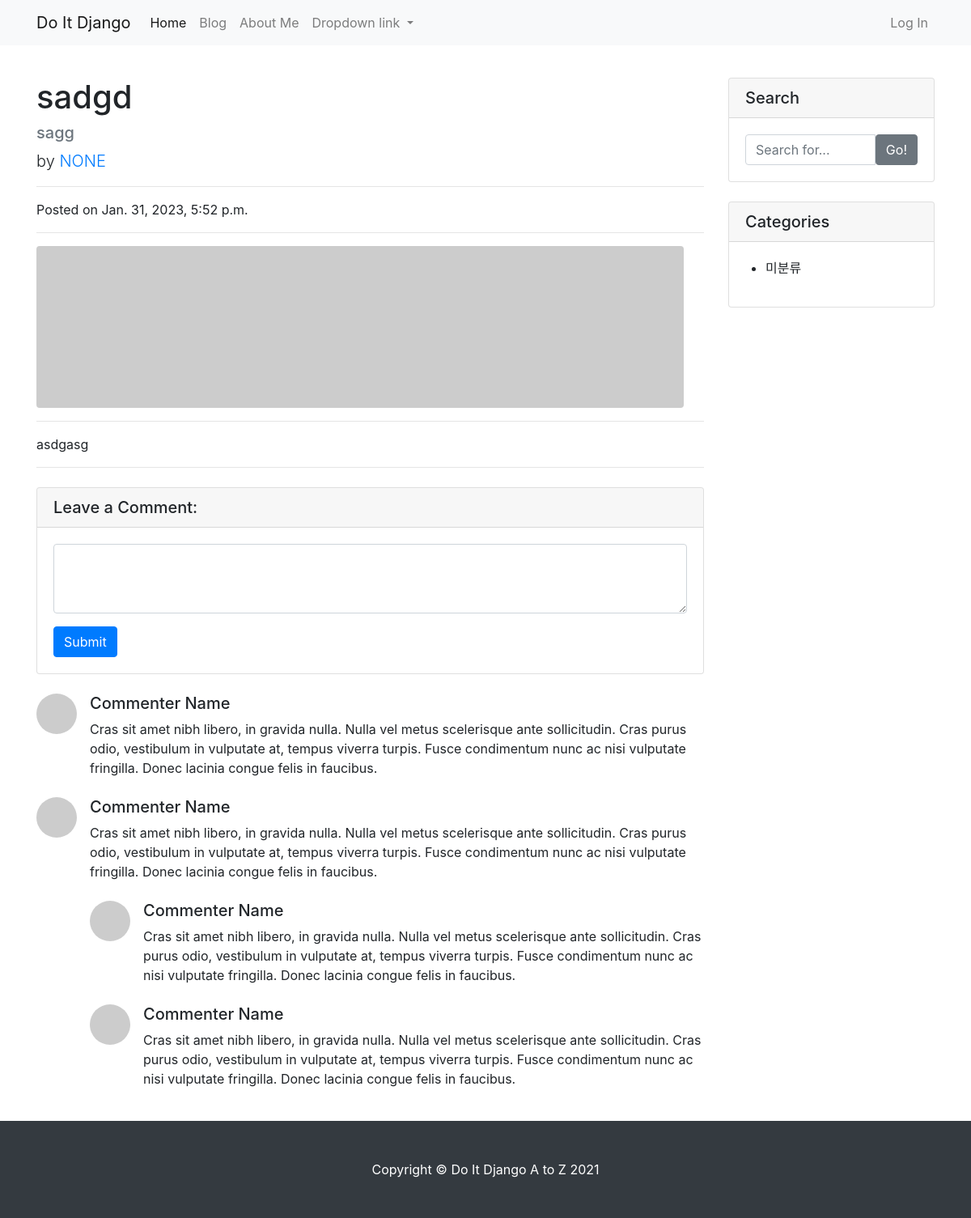
Page /blog/6/ on the earlier database version.
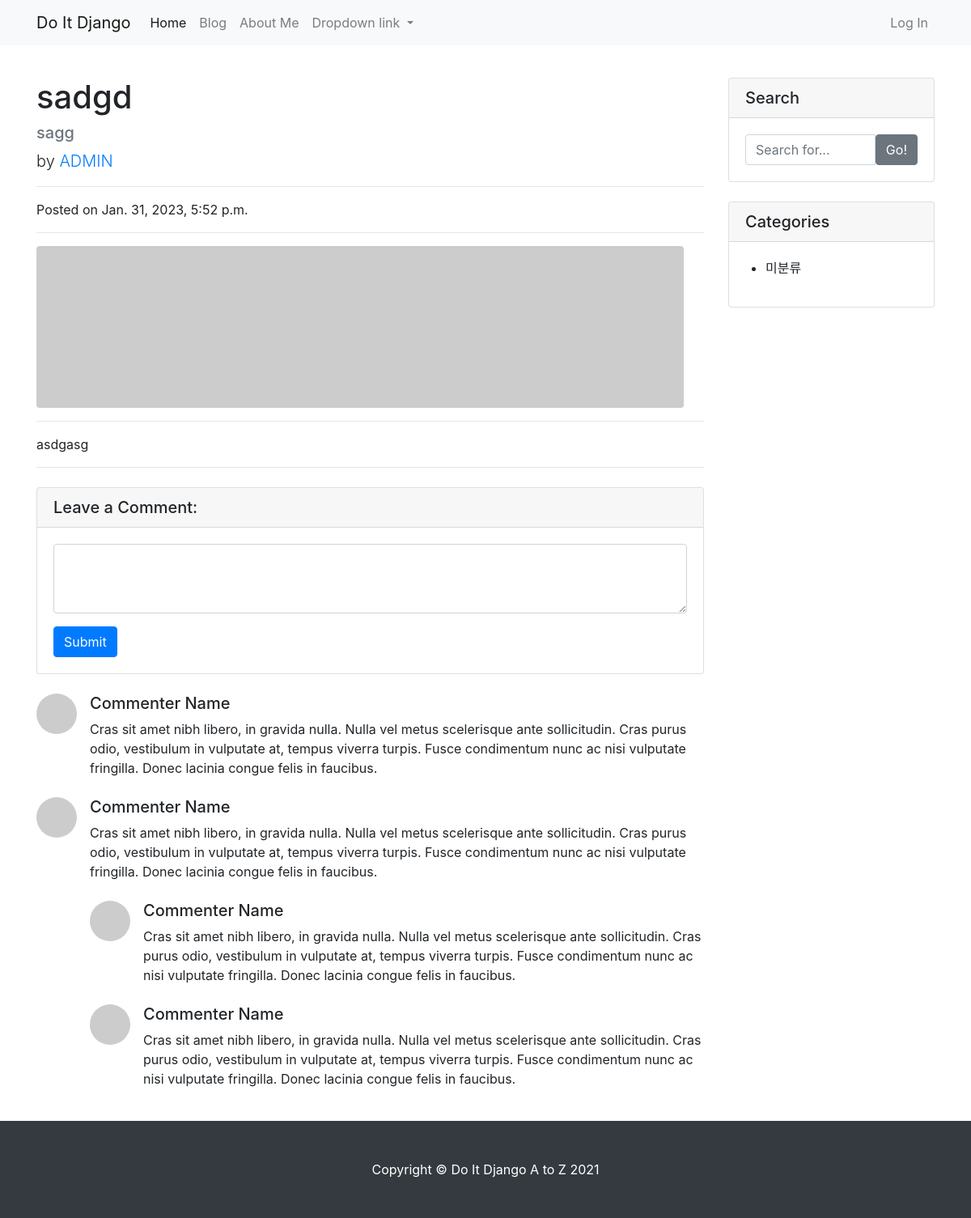
Same page on the later database version.
### blog/models.py (models this page shows, shortened)
class Post(models.Model):
    title = models.CharField(max_length=30)
    hook_text = models.CharField(max_length=100, blank=True)
    content = models.TextField()
    head_image = models.ImageField(
        upload_to='blog/images/%Y/%m/%d/', blank=True)
    file_upload = models.FileField(
        upload_to='blog/files/%Y/%m/%d/', blank=True)
    created_at = models.DateTimeField(auto_now_add=True)
    updated_at = models.DateTimeField(auto_now=True)
    author = models.ForeignKey(User, null=True, on_delete=models.SET_NULL)
    category = models.ForeignKey(
        Category, null=True, blank=True, on_delete=models.SET_NULL)

### blog/views.py (the view)
# urls.py: path('<int:pk>/', views.PostDetail.as_view()),
class PostDetail(DetailView):
    model = Post

### blog/templates/blog/post_detail.html (shortened to what this page needs)
{% extends 'blog/base.html' %}
{% block main_area %}
<div id="post-area">
    <h1 class="mt-4">{{ post.title }}</h1>
    <h5 class="text-muted">{{ post.hook_text }}</h5>
    <p class="lead">
        by
        <a href="#">{{ post.author | upper }}</a>
    </p>
    <hr>
    <p>Posted on {{ post.created_at }}</p>
    <hr>
    {% if post.head_image %}
    <img class="img-fluid rounded" src="{{ post.head_image.url }}" alt="{{ post.title }} head_image">
    {% else %}
    <img class="img-fluid rounded" src="https://picsum.photos/seed/{{ post.id }}/800/200" alt="random_image">
    {% endif %}
    <hr>
    <p>{{ post.content }}</p>
    <hr>
</div>
<div id="comment-area">
    <div class="card my-4">
        <h5 class="card-header">Leave a Comment:</h5>
        <div class="card-body">
            <form>
                <div class="form-group">
                    <textarea class="form-control" rows="3"></textarea>
                </div>
                <button type="submit" class="btn btn-primary">Submit</button>
            </form>
        </div>
    </div>
    <div class="media mb-4">
        <img class="d-flex mr-3 rounded-circle" src="http://placehold.it/50x50" alt="">
        <div class="media-body">
            <h5 class="mt-0">Commenter Name</h5>
            Cras sit amet nibh libero, in gravida nulla. Nulla vel metus scelerisque ante sollicitudin. Cras purus odio,
            vestibulum in vulputate at, tempus viverra turpis. Fusce condimentum nunc ac nisi vulputate fringilla. Donec
            lacinia congue felis in faucibus.
        </div>
    </div>
    <div class="media mb-4">
        <img class="d-flex mr-3 rounded-circle" src="http://placehold.it/50x50" alt="">
        <div class="media-body">
            <h5 class="mt-0">Commenter Name</h5>
            Cras sit amet nibh libero, in gravida nulla. Nulla vel metus scelerisque ante sollicitudin. Cras purus odio,
            vestibulum in vulputate at, tempus viverra turpis. Fusce condimentum nunc ac nisi vulputate fringilla. Donec
            lacinia congue felis in faucibus.
            <div class="media mt-4">
                <img class="d-flex mr-3 rounded-circle" src="http://placehold.it/50x50" alt="">
                <div class="media-body">
                    <h5 class="mt-0">Commenter Name</h5>
                    Cras sit amet nibh libero, in gravida nulla. Nulla vel metus scelerisque ante sollicitudin. Cras
                    purus odio, vestibulum in vulputate at, tempus viverra turpis. Fusce condimentum nunc ac nisi
                    vulputate fringilla. Donec lacinia congue felis in faucibus.
                </div>
            </div>
            <div class="media mt-4">
                <img class="d-flex mr-3 rounded-circle" src="http://placehold.it/50x50" alt="">
                <div class="media-body">
                    <h5 class="mt-0">Commenter Name</h5>
                    Cras sit amet nibh libero, in gravida nulla. Nulla vel metus scelerisque ante sollicitudin. Cras
                    purus odio, vestibulum in vulputate at, tempus viverra turpis. Fusce condimentum nunc ac nisi
                    vulputate fringilla. Donec lacinia congue felis in faucibus.
                </div>
            </div>
        </div>
    </div>
</div>
{% endblock %}

### blog/templates/blog/base.html (shortened to what this page needs)
<!DOCTYPE html>
<html>
{% load static %}
<head>
    <link rel="stylesheet" href="{% static 'blog/bootstrap/bootstrap.min.css' %}" media="screen">
</head>
<body>
    {% include 'blog/navbar.html' %}
    <div class="container my-3">
        <div class="row">
            <div class="col-md-8 col-lg-9" id="main-area">
                {% block main_area %}
                {% endblock %}
            </div>
            <div class="col-md-4 col-lg-3">
                <div class="card my-4">
                    <h5 class="card-header">Search</h5>
                    <div class="card-body">
                        <div class="input-group">
                            <input type="text" class="form-control" placeholder="Search for...">
                            <span class="input-group-btn">
                                <button class="btn btn-secondary" type="button">Go!</button>
                            </span>
                        </div>
                    </div>
                </div>
                <div class="card my-4" id="categories-card">
                    <h5 class="card-header">Categories</h5>
                    <div class="card-body">
                        <div class="row">
                            <ul>
                                <li>
                                    <a hef="/blog/category/no_category/">미분류{{no_category_post_count}}</a>
                                </li>
                            </ul>
                        </div>
                    </div>
                </div>
            </div>
        </div>
    </div>
    {% include 'blog/footer.html' %}
</body>
</html>

### blog/templates/blog/navbar.html (shortened to what this page needs)
<nav class="navbar navbar-expand-lg navbar-light bg-light">
    <div class="container">
        <a class="navbar-brand" href="/">Do It Django</a>
        <div class="collapse navbar-collapse" id="navbarNavDropdown">
            <ul class="navbar-nav">
                <li class="nav-item active">
                    <a class="nav-link" href="/">Home</a>
                </li>
                <li class="nav-item">
                    <a class="nav-link" href="/blog/">Blog</a>
                </li>
                <li class="nav-item">
                    <a class="nav-link" href="/about_me/">About Me</a>
                </li>
                <li class="nav-item dropdown">
                    <a class="nav-link dropdown-toggle" href="#" id="navbarDropdownMenuLink" role="button"
                        data-toggle="dropdown" aria-haspopup="true" aria-expanded="false">
                        Dropdown link
                    </a>
                </li>
            </ul>
            <ul class="navbar-nav ml-auto">
                <li class="nav-item">
                    <a class="nav-link" href="#" data-toggle="modal" data-target="#loginModal">Log In</a>
                </li>
            </ul>
        </div>
    </div>
</nav>

### blog/templates/blog/footer.html
<footer class="py-5 bg-dark">
    <div class="container">
        <p class="m-0 text-center text-white">
            Copyright &copy; Do It Django A to Z 2021
        </p>
    </div>
</footer>

Differences in the rows shown:
changed Post "sadgd": author "NONE" → "ADMIN"
